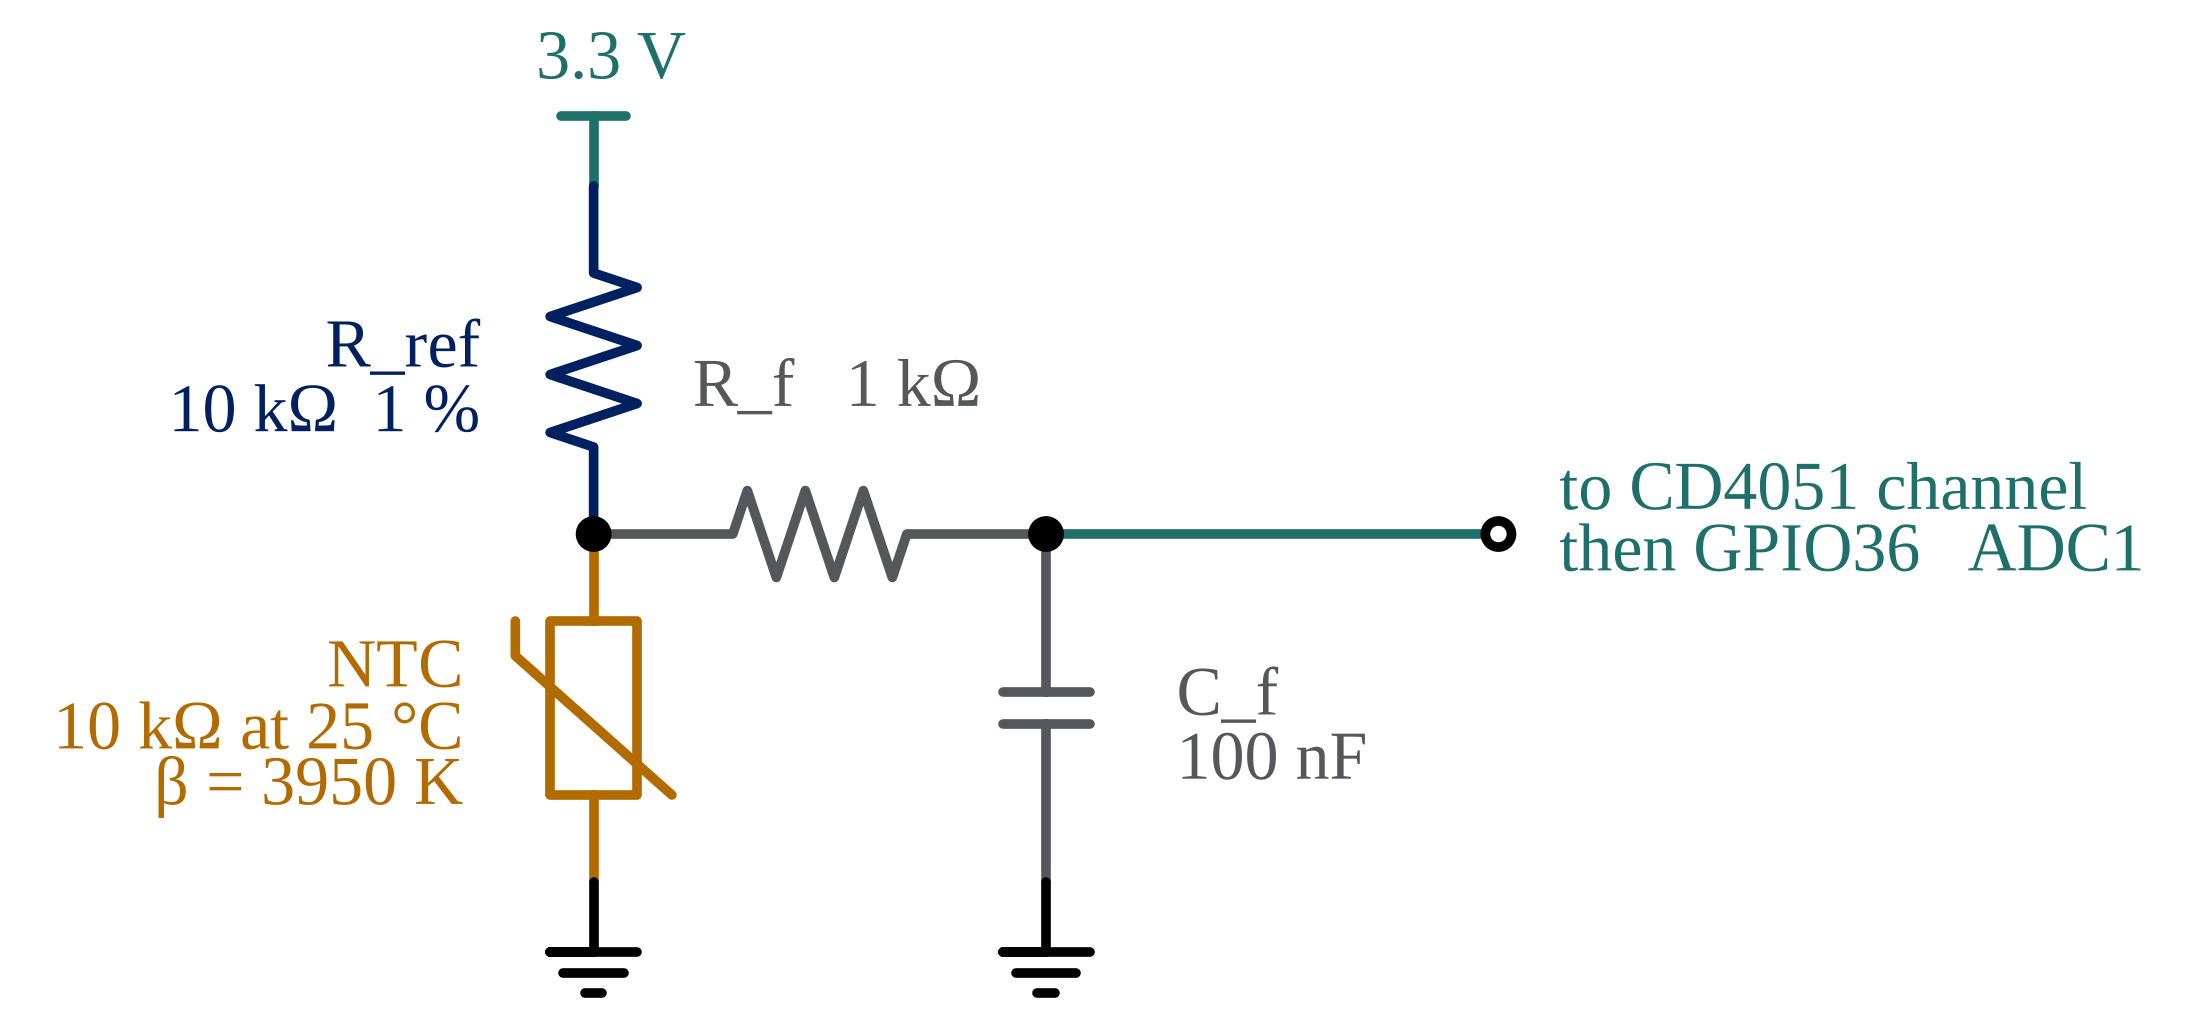

Here is the Python script that generated this plot:
"""05 - NTC thermistor input, one of four.

The thermistor sits in a divider against a fixed 10 kohm reference, so the
node is near half supply at room temperature.
"""
import schemdraw
import schemdraw.elements as elm
from _style import NAVY, TEAL, AMBER, GREY, BLACK, SERIF, save_schemdraw

schemdraw.config(font=SERIF, fontsize=14, lw=2.0, color=BLACK)

def txt(d, x, y, s, color=BLACK, ha="center"):
    d.add(elm.Label().at((x, y)).label(s, color=color, halign=ha))

with schemdraw.Drawing(show=False) as d:
    d += elm.Vdd().at((0, 6.2)).color(TEAL)
    txt(d, 0.0, 6.85, "3.3 V", TEAL)

    d += elm.Resistor().down().at((0, 6.2)).to((0, 4.2)).color(NAVY)
    txt(d, -0.75, 5.2, "R_ref\n10 kΩ  1 %", NAVY, "right")

    d += elm.Dot().at((0, 4.2))
    d += elm.Thermistor().down().at((0, 4.2)).to((0, 2.2)).color(AMBER)
    txt(d, -0.85, 3.2, "NTC\n10 kΩ at 25 °C\nβ = 3950 K", AMBER, "right")
    d += elm.Ground().at((0, 2.2))

    d += elm.Resistor().right().at((0, 4.2)).to((2.6, 4.2)).color(GREY)
    txt(d, 1.3, 4.95, "R_f   1 kΩ", GREY)
    d += elm.Dot().at((2.6, 4.2))
    d += elm.Capacitor().down().at((2.6, 4.2)).to((2.6, 2.2)).color(GREY)
    txt(d, 3.25, 3.2, "C_f\n100 nF", GREY, "left")
    d += elm.Ground().at((2.6, 2.2))

    d += elm.Line().right().at((2.6, 4.2)).to((5.2, 4.2)).color(TEAL)
    d += elm.Dot(open=True).at((5.2, 4.2))
    txt(d, 5.45, 4.2, "to CD4051 channel\nthen GPIO36   ADC1", TEAL, "left")

    save_schemdraw(d, "05_ntc_schematic")
